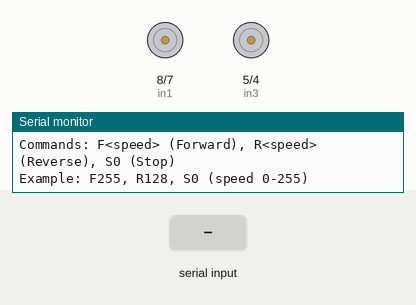
Bench run of a sketch on a simulated Arduino Uno, built with avr-gcc and run on an emulated ATmega328P. On the bench: motor-driver pin pairs drawn as motors (green arrow = first pin HIGH = forward, orange = second pin HIGH = backward, longer = more drive, scaled by the enable pin), the last lines printed to the serial monitor. Inputs (shaded band) come from the test bench.

Above: at 1.2 s.
1.3 s: "F90\n" received over Serial
At 2.4 s:
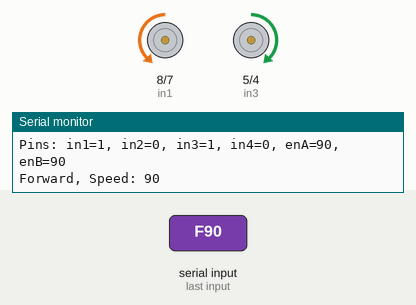
2.8 s: "F,45\n" received over Serial
At 3.5 s:
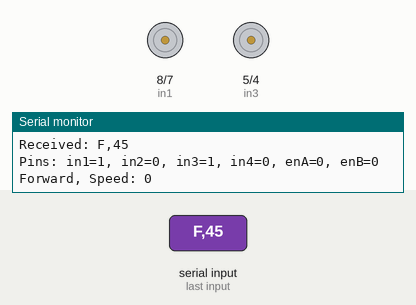
4.3 s: "R90\n" received over Serial
At 4.7 s:
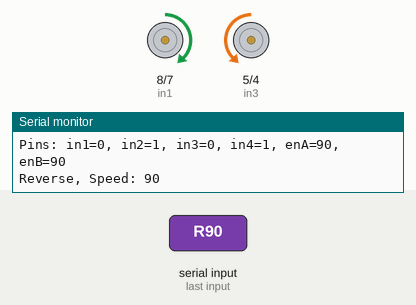
5.8 s: "R,45\n" received over Serial
At 7.0 s:
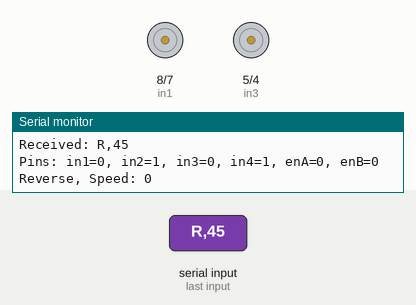
Timing chart, 0 to 8.3 s (numbered marks = the images above; inputs shaded):
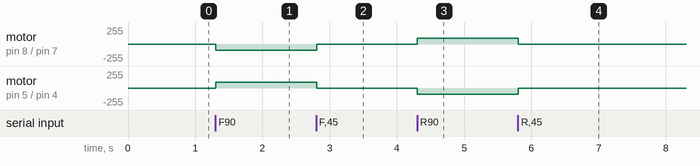

Measured:
- after the input at 1.3 s, motor on pin 8 (in1) / pin 7 (in2): stopped → backward 90/255 at once; motor on pin 5 (in3) / pin 4 (in4): stopped → forward 90/255 at once
- after the input at 2.8 s, motor on pin 8 (in1) / pin 7 (in2): backward 90/255 → stopped at once; motor on pin 5 (in3) / pin 4 (in4): forward 90/255 → stopped at once
- after the input at 4.3 s, motor on pin 8 (in1) / pin 7 (in2): stopped → forward 90/255 at once; motor on pin 5 (in3) / pin 4 (in4): stopped → backward 90/255 at once
- after the input at 5.8 s, motor on pin 8 (in1) / pin 7 (in2): forward 90/255 → stopped at once; motor on pin 5 (in3) / pin 4 (in4): backward 90/255 → stopped at once

The sketch:

sketchL298N_driver_code_FRS.cpp.ino
```cpp
// Motor A connections
int enA = 9;
int in1 = 8;
int in2 = 7;
// Motor B connections
int enB = 3;
int in3 = 5;
int in4 = 4;

void setup() {
  // Set all the motor control pins to outputs
  pinMode(enA, OUTPUT);
  pinMode(enB, OUTPUT);
  pinMode(in1, OUTPUT);
  pinMode(in2, OUTPUT);
  pinMode(in3, OUTPUT);
  pinMode(in4, OUTPUT);

  // Turn off motors - Initial state
  digitalWrite(in1, LOW);
  digitalWrite(in2, LOW);
  digitalWrite(in3, LOW);
  digitalWrite(in4, LOW);
  analogWrite(enA, 0);
  analogWrite(enB, 0);

  // Initialize Serial communication
  Serial.begin(9600);
  while (!Serial) {
    ; // Wait for Serial to connect (useful for some boards)
  }
  Serial.println("Motor Control Ready");
  Serial.println("Commands: F<speed> (Forward), R<speed> (Reverse), S0 (Stop)");
  Serial.println("Example: F255, R128, S0 (speed 0-255)");
}

void loop() {
  if (Serial.available() > 0) {
    String command = Serial.readStringUntil('\n');
    command.trim();
    Serial.println("Received: " + command); // Debug: show received command

    if (command.length() >= 2) {
      char direction = toupper(command.charAt(0)); // Convert to uppercase
      int speed = command.substring(1).toInt();

      // Validate speed
      speed = constrain(speed, 0, 255);

      // Process command
      switch (direction) {
        case 'F':
          setMotorDirection(HIGH, LOW, speed);
          Serial.println("Forward, Speed: " + String(speed));
          break;

        case 'R':
          setMotorDirection(LOW, HIGH, speed);
          Serial.println("Reverse, Speed: " + String(speed));
          break;

        case 'S':
          setMotorDirection(LOW, LOW, 0);
          Serial.println("Stopped");
          break;

        default:
          Serial.println("Error: Invalid direction. Use F, R, or S");
          break;
      }
    } else {
      Serial.println("Error: Invalid format. Use F<speed>, R<speed>, or S0");
    }
  }
}

void setMotorDirection(int in1State, int in2State, int speed) {
  // Set direction for both motors
  digitalWrite(in1, in2State);
  digitalWrite(in2, in1State);
  digitalWrite(in3, in1State);
  digitalWrite(in4, in2State);

  // Set speed for both motors
  analogWrite(enA, speed);
  analogWrite(enB, speed);

  // Debug: confirm pin states
  Serial.println("Pins: in1=" + String(in1State) + ", in2=" + String(in2State) +
                 ", in3=" + String(in1State) + ", in4=" + String(in2State) +
                 ", enA=" + String(speed) + ", enB=" + String(speed));
}
```
